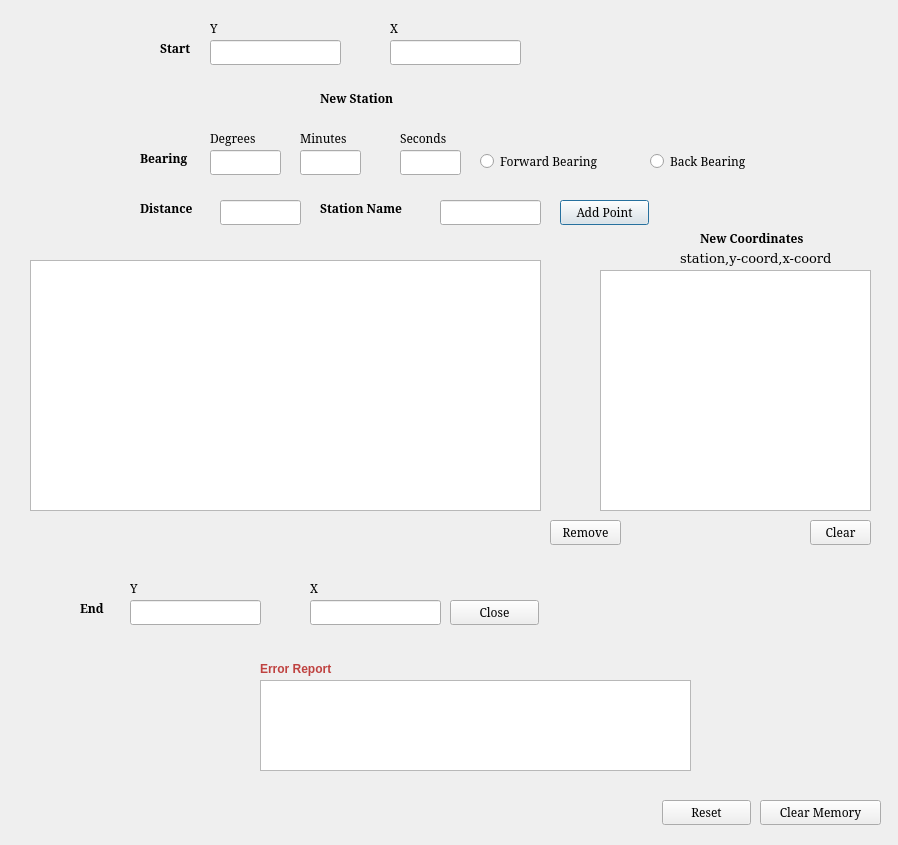
<?xml version="1.0" encoding="UTF-8"?>
<ui version="4.0">
 <class>GenerateCoordinatesDialogBase</class>
 <widget class="QDialog" name="GenerateCoordinatesDialogBase">
  <property name="enabled">
   <bool>true</bool>
  </property>
  <property name="geometry">
   <rect>
    <x>0</x>
    <y>0</y>
    <width>898</width>
    <height>845</height>
   </rect>
  </property>
  <property name="sizePolicy">
   <sizepolicy hsizetype="Preferred" vsizetype="Preferred">
    <horstretch>0</horstretch>
    <verstretch>0</verstretch>
   </sizepolicy>
  </property>
  <property name="font">
   <font>
    <family>Serif</family>
   </font>
  </property>
  <property name="windowTitle">
   <string>Polar Computation</string>
  </property>
  <property name="autoFillBackground">
   <bool>false</bool>
  </property>
  <property name="sizeGripEnabled">
   <bool>false</bool>
  </property>
  <property name="modal">
   <bool>false</bool>
  </property>
  <widget class="QLabel" name="label">
   <property name="geometry">
    <rect>
     <x>160</x>
     <y>40</y>
     <width>41</width>
     <height>17</height>
    </rect>
   </property>
   <property name="font">
    <font>
     <family>Serif</family>
     <weight>75</weight>
     <bold>true</bold>
    </font>
   </property>
   <property name="text">
    <string>Start</string>
   </property>
  </widget>
  <widget class="QLabel" name="label_2">
   <property name="geometry">
    <rect>
     <x>210</x>
     <y>20</y>
     <width>21</width>
     <height>17</height>
    </rect>
   </property>
   <property name="text">
    <string>Y</string>
   </property>
  </widget>
  <widget class="QLabel" name="label_3">
   <property name="geometry">
    <rect>
     <x>390</x>
     <y>20</y>
     <width>21</width>
     <height>17</height>
    </rect>
   </property>
   <property name="text">
    <string>X</string>
   </property>
  </widget>
  <widget class="QLineEdit" name="start_y">
   <property name="geometry">
    <rect>
     <x>210</x>
     <y>40</y>
     <width>131</width>
     <height>25</height>
    </rect>
   </property>
  </widget>
  <widget class="QLineEdit" name="start_x">
   <property name="geometry">
    <rect>
     <x>390</x>
     <y>40</y>
     <width>131</width>
     <height>25</height>
    </rect>
   </property>
  </widget>
  <widget class="QLineEdit" name="end_y">
   <property name="geometry">
    <rect>
     <x>130</x>
     <y>600</y>
     <width>131</width>
     <height>25</height>
    </rect>
   </property>
   <property name="text">
    <string/>
   </property>
  </widget>
  <widget class="QLabel" name="label_4">
   <property name="geometry">
    <rect>
     <x>310</x>
     <y>580</y>
     <width>21</width>
     <height>17</height>
    </rect>
   </property>
   <property name="text">
    <string>X</string>
   </property>
  </widget>
  <widget class="QLineEdit" name="end_x">
   <property name="geometry">
    <rect>
     <x>310</x>
     <y>600</y>
     <width>131</width>
     <height>25</height>
    </rect>
   </property>
   <property name="text">
    <string/>
   </property>
  </widget>
  <widget class="QLabel" name="label_5">
   <property name="geometry">
    <rect>
     <x>80</x>
     <y>600</y>
     <width>41</width>
     <height>17</height>
    </rect>
   </property>
   <property name="font">
    <font>
     <family>Serif</family>
     <weight>75</weight>
     <bold>true</bold>
    </font>
   </property>
   <property name="text">
    <string>End</string>
   </property>
  </widget>
  <widget class="QLabel" name="label_6">
   <property name="geometry">
    <rect>
     <x>130</x>
     <y>580</y>
     <width>21</width>
     <height>17</height>
    </rect>
   </property>
   <property name="text">
    <string>Y</string>
   </property>
  </widget>
  <widget class="QLineEdit" name="degrees">
   <property name="geometry">
    <rect>
     <x>210</x>
     <y>150</y>
     <width>71</width>
     <height>25</height>
    </rect>
   </property>
  </widget>
  <widget class="QLineEdit" name="minutes">
   <property name="geometry">
    <rect>
     <x>300</x>
     <y>150</y>
     <width>61</width>
     <height>25</height>
    </rect>
   </property>
  </widget>
  <widget class="QLineEdit" name="seconds">
   <property name="geometry">
    <rect>
     <x>400</x>
     <y>150</y>
     <width>61</width>
     <height>25</height>
    </rect>
   </property>
  </widget>
  <widget class="QLabel" name="label_7">
   <property name="geometry">
    <rect>
     <x>140</x>
     <y>150</y>
     <width>71</width>
     <height>17</height>
    </rect>
   </property>
   <property name="font">
    <font>
     <family>Serif</family>
     <weight>75</weight>
     <bold>true</bold>
    </font>
   </property>
   <property name="text">
    <string>Bearing</string>
   </property>
  </widget>
  <widget class="QLabel" name="label_8">
   <property name="geometry">
    <rect>
     <x>210</x>
     <y>130</y>
     <width>67</width>
     <height>17</height>
    </rect>
   </property>
   <property name="text">
    <string>Degrees</string>
   </property>
  </widget>
  <widget class="QLabel" name="label_9">
   <property name="geometry">
    <rect>
     <x>300</x>
     <y>130</y>
     <width>67</width>
     <height>17</height>
    </rect>
   </property>
   <property name="text">
    <string>Minutes</string>
   </property>
  </widget>
  <widget class="QLabel" name="label_10">
   <property name="geometry">
    <rect>
     <x>400</x>
     <y>130</y>
     <width>67</width>
     <height>17</height>
    </rect>
   </property>
   <property name="text">
    <string>Seconds</string>
   </property>
  </widget>
  <widget class="QLabel" name="label_11">
   <property name="geometry">
    <rect>
     <x>140</x>
     <y>200</y>
     <width>81</width>
     <height>17</height>
    </rect>
   </property>
   <property name="font">
    <font>
     <family>Serif</family>
     <weight>75</weight>
     <bold>true</bold>
    </font>
   </property>
   <property name="text">
    <string>Distance</string>
   </property>
  </widget>
  <widget class="QLineEdit" name="distance">
   <property name="geometry">
    <rect>
     <x>220</x>
     <y>200</y>
     <width>81</width>
     <height>25</height>
    </rect>
   </property>
  </widget>
  <widget class="QRadioButton" name="forward_bearing">
   <property name="geometry">
    <rect>
     <x>480</x>
     <y>150</y>
     <width>151</width>
     <height>23</height>
    </rect>
   </property>
   <property name="text">
    <string>Forward Bearing</string>
   </property>
  </widget>
  <widget class="QRadioButton" name="back_bearing">
   <property name="geometry">
    <rect>
     <x>650</x>
     <y>150</y>
     <width>131</width>
     <height>23</height>
    </rect>
   </property>
   <property name="text">
    <string>Back Bearing</string>
   </property>
  </widget>
  <widget class="QLabel" name="label_13">
   <property name="geometry">
    <rect>
     <x>320</x>
     <y>90</y>
     <width>111</width>
     <height>17</height>
    </rect>
   </property>
   <property name="font">
    <font>
     <family>Serif</family>
     <weight>75</weight>
     <bold>true</bold>
    </font>
   </property>
   <property name="text">
    <string>New Station</string>
   </property>
  </widget>
  <widget class="QPushButton" name="add_point">
   <property name="geometry">
    <rect>
     <x>560</x>
     <y>200</y>
     <width>89</width>
     <height>25</height>
    </rect>
   </property>
   <property name="text">
    <string>Add Point</string>
   </property>
  </widget>
  <widget class="QPushButton" name="close">
   <property name="geometry">
    <rect>
     <x>450</x>
     <y>600</y>
     <width>89</width>
     <height>25</height>
    </rect>
   </property>
   <property name="font">
    <font>
     <family>Serif</family>
    </font>
   </property>
   <property name="text">
    <string>Close</string>
   </property>
  </widget>
  <widget class="QTextEdit" name="new_coordinates">
   <property name="geometry">
    <rect>
     <x>600</x>
     <y>270</y>
     <width>271</width>
     <height>241</height>
    </rect>
   </property>
  </widget>
  <widget class="QTextEdit" name="error_report">
   <property name="geometry">
    <rect>
     <x>260</x>
     <y>680</y>
     <width>431</width>
     <height>91</height>
    </rect>
   </property>
  </widget>
  <widget class="QLabel" name="label_14">
   <property name="geometry">
    <rect>
     <x>700</x>
     <y>230</y>
     <width>151</width>
     <height>17</height>
    </rect>
   </property>
   <property name="font">
    <font>
     <family>Serif</family>
     <weight>75</weight>
     <bold>true</bold>
    </font>
   </property>
   <property name="text">
    <string>New Coordinates</string>
   </property>
  </widget>
  <widget class="QLabel" name="label_15">
   <property name="geometry">
    <rect>
     <x>260</x>
     <y>660</y>
     <width>121</width>
     <height>17</height>
    </rect>
   </property>
   <property name="font">
    <font>
     <family>Ubuntu</family>
     <weight>75</weight>
     <bold>true</bold>
    </font>
   </property>
   <property name="styleSheet">
    <string notr="true">color:rgb(191, 66, 64);</string>
   </property>
   <property name="text">
    <string>Error Report</string>
   </property>
  </widget>
  <widget class="QPushButton" name="reset">
   <property name="geometry">
    <rect>
     <x>662</x>
     <y>800</y>
     <width>89</width>
     <height>25</height>
    </rect>
   </property>
   <property name="text">
    <string>Reset</string>
   </property>
  </widget>
  <widget class="QLineEdit" name="station">
   <property name="geometry">
    <rect>
     <x>440</x>
     <y>200</y>
     <width>101</width>
     <height>25</height>
    </rect>
   </property>
  </widget>
  <widget class="QLabel" name="label_16">
   <property name="geometry">
    <rect>
     <x>320</x>
     <y>200</y>
     <width>121</width>
     <height>17</height>
    </rect>
   </property>
   <property name="font">
    <font>
     <family>Serif</family>
     <weight>75</weight>
     <bold>true</bold>
    </font>
   </property>
   <property name="text">
    <string>Station Name</string>
   </property>
  </widget>
  <widget class="QPushButton" name="clear_coordinates">
   <property name="geometry">
    <rect>
     <x>810</x>
     <y>520</y>
     <width>61</width>
     <height>25</height>
    </rect>
   </property>
   <property name="text">
    <string>Clear</string>
   </property>
  </widget>
  <widget class="QPushButton" name="clear_memory">
   <property name="geometry">
    <rect>
     <x>760</x>
     <y>800</y>
     <width>121</width>
     <height>25</height>
    </rect>
   </property>
   <property name="text">
    <string>Clear Memory</string>
   </property>
  </widget>
  <widget class="QPushButton" name="remove">
   <property name="geometry">
    <rect>
     <x>550</x>
     <y>520</y>
     <width>71</width>
     <height>25</height>
    </rect>
   </property>
   <property name="text">
    <string>Remove</string>
   </property>
  </widget>
  <widget class="QLabel" name="label_17">
   <property name="geometry">
    <rect>
     <x>680</x>
     <y>250</y>
     <width>151</width>
     <height>17</height>
    </rect>
   </property>
   <property name="font">
    <font>
     <family>DejaVu Serif</family>
     <pointsize>10</pointsize>
     <weight>50</weight>
     <bold>false</bold>
    </font>
   </property>
   <property name="text">
    <string>station,y-coord,x-coord</string>
   </property>
  </widget>
  <widget class="QTableWidget" name="gen_data">
   <property name="geometry">
    <rect>
     <x>30</x>
     <y>260</y>
     <width>511</width>
     <height>251</height>
    </rect>
   </property>
  </widget>
 </widget>
 <resources/>
 <connections/>
</ui>
